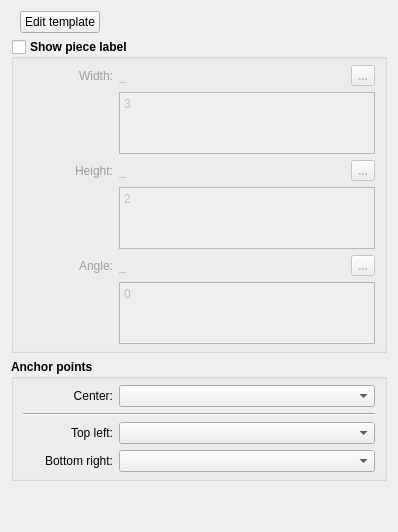
           <widget class="QWidget" name="pieceLabel_Tab">
            <attribute name="icon">
             <iconset resource="../../../../vmisc/share/resources/icon.qrc">
              <normaloff>:/icon/32x32/piece_label.png</normaloff>:/icon/32x32/piece_label.png</iconset>
            </attribute>
            <attribute name="title">
             <string>Piece label</string>
            </attribute>
            <layout class="QVBoxLayout" name="verticalLayout_10">
             <item>
              <layout class="QHBoxLayout" name="horizontalLayout_30">
               <property name="leftMargin">
                <number>9</number>
               </property>
               <item>
                <widget class="QPushButton" name="editPieceLabel_PushButton">
                 <property name="font">
                  <font>
                   <pointsize>9</pointsize>
                  </font>
                 </property>
                 <property name="toolTip">
                  <string>Edit pattern label</string>
                 </property>
                 <property name="text">
                  <string>Edit template</string>
                 </property>
                </widget>
               </item>
               <item>
                <spacer name="horizontalSpacer_5">
                 <property name="orientation">
                  <enum>Qt::Horizontal</enum>
                 </property>
                 <property name="sizeHint" stdset="0">
                  <size>
                   <width>40</width>
                   <height>20</height>
                  </size>
                 </property>
                </spacer>
               </item>
              </layout>
             </item>
             <item>
              <widget class="QGroupBox" name="pieceLabel_GroupBox">
               <property name="enabled">
                <bool>true</bool>
               </property>
               <property name="font">
                <font>
                 <pointsize>9</pointsize>
                 <bold>true</bold>
                </font>
               </property>
               <property name="title">
                <string>Show piece label</string>
               </property>
               <property name="flat">
                <bool>false</bool>
               </property>
               <property name="checkable">
                <bool>true</bool>
               </property>
               <property name="checked">
                <bool>false</bool>
               </property>
               <layout class="QVBoxLayout" name="verticalLayout">
                <property name="topMargin">
                 <number>6</number>
                </property>
                <property name="bottomMargin">
                 <number>6</number>
                </property>
                <item>
                 <layout class="QHBoxLayout" name="horizontalLayout_18">
                  <item alignment="Qt::AlignLeft">
                   <widget class="QLabel" name="labelEditDLWidth">
                    <property name="sizePolicy">
                     <sizepolicy hsizetype="Fixed" vsizetype="Preferred">
                      <horstretch>0</horstretch>
                      <verstretch>0</verstretch>
                     </sizepolicy>
                    </property>
                    <property name="minimumSize">
                     <size>
                      <width>90</width>
                      <height>0</height>
                     </size>
                    </property>
                    <property name="palette">
                     <palette>
                      <active>
                       <colorrole role="WindowText">
                        <brush brushstyle="SolidPattern">
                         <color alpha="255">
                          <red>255</red>
                          <green>0</green>
                          <blue>0</blue>
                         </color>
                        </brush>
                       </colorrole>
                      </active>
                      <inactive>
                       <colorrole role="WindowText">
                        <brush brushstyle="SolidPattern">
                         <color alpha="255">
                          <red>255</red>
                          <green>0</green>
                          <blue>0</blue>
                         </color>
                        </brush>
                       </colorrole>
                      </inactive>
                      <disabled>
                       <colorrole role="WindowText">
                        <brush brushstyle="SolidPattern">
                         <color alpha="255">
                          <red>159</red>
                          <green>158</green>
                          <blue>158</blue>
                         </color>
                        </brush>
                       </colorrole>
                      </disabled>
                     </palette>
                    </property>
                    <property name="font">
                     <font>
                      <pointsize>9</pointsize>
                      <bold>false</bold>
                     </font>
                    </property>
                    <property name="text">
                     <string>Width:</string>
                    </property>
                    <property name="alignment">
                     <set>Qt::AlignRight|Qt::AlignTrailing|Qt::AlignVCenter</set>
                    </property>
                   </widget>
                  </item>
                  <item>
                   <widget class="QLabel" name="labelDLWidth">
                    <property name="sizePolicy">
                     <sizepolicy hsizetype="Fixed" vsizetype="Preferred">
                      <horstretch>0</horstretch>
                      <verstretch>0</verstretch>
                     </sizepolicy>
                    </property>
                    <property name="minimumSize">
                     <size>
                      <width>40</width>
                      <height>0</height>
                     </size>
                    </property>
                    <property name="baseSize">
                     <size>
                      <width>0</width>
                      <height>0</height>
                     </size>
                    </property>
                    <property name="font">
                     <font>
                      <pointsize>9</pointsize>
                      <bold>false</bold>
                     </font>
                    </property>
                    <property name="toolTip">
                     <string>Value</string>
                    </property>
                    <property name="text">
                     <string notr="true">_</string>
                    </property>
                   </widget>
                  </item>
                  <item>
                   <spacer name="horizontalSpacer_9">
                    <property name="orientation">
                     <enum>Qt::Horizontal</enum>
                    </property>
                    <property name="sizeHint" stdset="0">
                     <size>
                      <width>40</width>
                      <height>20</height>
                     </size>
                    </property>
                   </spacer>
                  </item>
                  <item alignment="Qt::AlignRight">
                   <widget class="QToolButton" name="pieceLabelWidth_PushButton">
                    <property name="maximumSize">
                     <size>
                      <width>24</width>
                      <height>24</height>
                     </size>
                    </property>
                    <property name="toolTip">
                     <string>Formula wizard</string>
                    </property>
                    <property name="styleSheet">
                     <string notr="true"/>
                    </property>
                    <property name="text">
                     <string notr="true">...</string>
                    </property>
                    <property name="icon">
                     <iconset resource="../../../../vmisc/share/resources/icon.qrc">
                      <normaloff>:/icon/24x24/fx.png</normaloff>:/icon/24x24/fx.png</iconset>
                    </property>
                    <property name="iconSize">
                     <size>
                      <width>24</width>
                      <height>24</height>
                     </size>
                    </property>
                   </widget>
                  </item>
                 </layout>
                </item>
                <item>
                 <layout class="QFormLayout" name="formLayout_10">
                  <item row="0" column="0">
                   <spacer name="horizontalSpacer_24">
                    <property name="orientation">
                     <enum>Qt::Horizontal</enum>
                    </property>
                    <property name="sizeHint" stdset="0">
                     <size>
                      <width>90</width>
                      <height>20</height>
                     </size>
                    </property>
                   </spacer>
                  </item>
                  <item row="0" column="1">
                   <widget class="QPlainTextEdit" name="pieceLabelWidthFormula_LineEdit">
                    <property name="sizePolicy">
                     <sizepolicy hsizetype="Expanding" vsizetype="Preferred">
                      <horstretch>0</horstretch>
                      <verstretch>0</verstretch>
                     </sizepolicy>
                    </property>
                    <property name="maximumSize">
                     <size>
                      <width>16777215</width>
                      <height>62</height>
                     </size>
                    </property>
                    <property name="font">
                     <font>
                      <pointsize>9</pointsize>
                      <bold>false</bold>
                     </font>
                    </property>
                    <property name="toolTip">
                     <string>Calculation</string>
                    </property>
                    <property name="tabChangesFocus">
                     <bool>true</bool>
                    </property>
                    <property name="plainText">
                     <string notr="true">3</string>
                    </property>
                   </widget>
                  </item>
                 </layout>
                </item>
                <item>
                 <layout class="QHBoxLayout" name="horizontalLayout_20">
                  <item alignment="Qt::AlignLeft">
                   <widget class="QLabel" name="labelEditDLHeight">
                    <property name="sizePolicy">
                     <sizepolicy hsizetype="Fixed" vsizetype="Preferred">
                      <horstretch>0</horstretch>
                      <verstretch>0</verstretch>
                     </sizepolicy>
                    </property>
                    <property name="minimumSize">
                     <size>
                      <width>90</width>
                      <height>0</height>
                     </size>
                    </property>
                    <property name="palette">
                     <palette>
                      <active>
                       <colorrole role="WindowText">
                        <brush brushstyle="SolidPattern">
                         <color alpha="255">
                          <red>255</red>
                          <green>0</green>
                          <blue>0</blue>
                         </color>
                        </brush>
                       </colorrole>
                      </active>
                      <inactive>
                       <colorrole role="WindowText">
                        <brush brushstyle="SolidPattern">
                         <color alpha="255">
                          <red>255</red>
                          <green>0</green>
                          <blue>0</blue>
                         </color>
                        </brush>
                       </colorrole>
                      </inactive>
                      <disabled>
                       <colorrole role="WindowText">
                        <brush brushstyle="SolidPattern">
                         <color alpha="255">
                          <red>159</red>
                          <green>158</green>
                          <blue>158</blue>
                         </color>
                        </brush>
                       </colorrole>
                      </disabled>
                     </palette>
                    </property>
                    <property name="font">
                     <font>
                      <pointsize>9</pointsize>
                      <bold>false</bold>
                     </font>
                    </property>
                    <property name="text">
                     <string>Height:</string>
                    </property>
                    <property name="alignment">
                     <set>Qt::AlignRight|Qt::AlignTrailing|Qt::AlignVCenter</set>
                    </property>
                   </widget>
                  </item>
                  <item>
                   <widget class="QLabel" name="labelDLHeight">
                    <property name="sizePolicy">
                     <sizepolicy hsizetype="Fixed" vsizetype="Preferred">
                      <horstretch>0</horstretch>
                      <verstretch>0</verstretch>
                     </sizepolicy>
                    </property>
                    <property name="minimumSize">
                     <size>
                      <width>40</width>
                      <height>0</height>
                     </size>
                    </property>
                    <property name="baseSize">
                     <size>
                      <width>0</width>
                      <height>0</height>
                     </size>
                    </property>
                    <property name="font">
                     <font>
                      <pointsize>9</pointsize>
                      <bold>false</bold>
                     </font>
                    </property>
                    <property name="toolTip">
                     <string>Value</string>
                    </property>
                    <property name="text">
                     <string notr="true">_</string>
                    </property>
                   </widget>
                  </item>
                  <item>
                   <spacer name="horizontalSpacer_10">
                    <property name="orientation">
                     <enum>Qt::Horizontal</enum>
                    </property>
                    <property name="sizeHint" stdset="0">
                     <size>
                      <width>40</width>
                      <height>20</height>
                     </size>
                    </property>
                   </spacer>
                  </item>
                  <item alignment="Qt::AlignRight">
                   <widget class="QToolButton" name="pieceLabelHeght_PushButton">
                    <property name="maximumSize">
                     <size>
                      <width>24</width>
                      <height>24</height>
                     </size>
                    </property>
                    <property name="toolTip">
                     <string>Formula wizard</string>
                    </property>
                    <property name="text">
                     <string notr="true">...</string>
                    </property>
                    <property name="icon">
                     <iconset resource="../../../../vmisc/share/resources/icon.qrc">
                      <normaloff>:/icon/24x24/fx.png</normaloff>:/icon/24x24/fx.png</iconset>
                    </property>
                    <property name="iconSize">
                     <size>
                      <width>24</width>
                      <height>24</height>
                     </size>
                    </property>
                   </widget>
                  </item>
                 </layout>
                </item>
                <item>
                 <layout class="QFormLayout" name="formLayout_11">
                  <item row="0" column="0">
                   <spacer name="horizontalSpacer_25">
                    <property name="orientation">
                     <enum>Qt::Horizontal</enum>
                    </property>
                    <property name="sizeHint" stdset="0">
                     <size>
                      <width>90</width>
                      <height>20</height>
                     </size>
                    </property>
                   </spacer>
                  </item>
                  <item row="0" column="1">
                   <widget class="QPlainTextEdit" name="pieceLabelHeightFormula_LineEdit">
                    <property name="sizePolicy">
                     <sizepolicy hsizetype="Expanding" vsizetype="Preferred">
                      <horstretch>0</horstretch>
                      <verstretch>0</verstretch>
                     </sizepolicy>
                    </property>
                    <property name="maximumSize">
                     <size>
                      <width>16777215</width>
                      <height>62</height>
                     </size>
                    </property>
                    <property name="font">
                     <font>
                      <pointsize>9</pointsize>
                      <bold>false</bold>
                     </font>
                    </property>
                    <property name="toolTip">
                     <string>Calculation</string>
                    </property>
                    <property name="tabChangesFocus">
                     <bool>true</bool>
                    </property>
                    <property name="plainText">
                     <string notr="true">2</string>
                    </property>
                   </widget>
                  </item>
                 </layout>
                </item>
                <item>
                 <layout class="QHBoxLayout" name="horizontalLayout_22">
                  <item alignment="Qt::AlignLeft">
                   <widget class="QLabel" name="labelEditDLAngle">
                    <property name="sizePolicy">
                     <sizepolicy hsizetype="Fixed" vsizetype="Preferred">
                      <horstretch>0</horstretch>
                      <verstretch>0</verstretch>
                     </sizepolicy>
                    </property>
                    <property name="minimumSize">
                     <size>
                      <width>90</width>
                      <height>0</height>
                     </size>
                    </property>
                    <property name="palette">
                     <palette>
                      <active>
                       <colorrole role="WindowText">
                        <brush brushstyle="SolidPattern">
                         <color alpha="255">
                          <red>255</red>
                          <green>0</green>
                          <blue>0</blue>
                         </color>
                        </brush>
                       </colorrole>
                      </active>
                      <inactive>
                       <colorrole role="WindowText">
                        <brush brushstyle="SolidPattern">
                         <color alpha="255">
                          <red>255</red>
                          <green>0</green>
                          <blue>0</blue>
                         </color>
                        </brush>
                       </colorrole>
                      </inactive>
                      <disabled>
                       <colorrole role="WindowText">
                        <brush brushstyle="SolidPattern">
                         <color alpha="255">
                          <red>159</red>
                          <green>158</green>
                          <blue>158</blue>
                         </color>
                        </brush>
                       </colorrole>
                      </disabled>
                     </palette>
                    </property>
                    <property name="font">
                     <font>
                      <pointsize>9</pointsize>
                      <bold>false</bold>
                     </font>
                    </property>
                    <property name="text">
                     <string>Angle:</string>
                    </property>
                    <property name="alignment">
                     <set>Qt::AlignRight|Qt::AlignTrailing|Qt::AlignVCenter</set>
                    </property>
                   </widget>
                  </item>
                  <item>
                   <widget class="QLabel" name="labelDLAngle">
                    <property name="sizePolicy">
                     <sizepolicy hsizetype="Fixed" vsizetype="Preferred">
                      <horstretch>0</horstretch>
                      <verstretch>0</verstretch>
                     </sizepolicy>
                    </property>
                    <property name="minimumSize">
                     <size>
                      <width>40</width>
                      <height>0</height>
                     </size>
                    </property>
                    <property name="baseSize">
                     <size>
                      <width>0</width>
                      <height>0</height>
                     </size>
                    </property>
                    <property name="font">
                     <font>
                      <pointsize>9</pointsize>
                      <bold>false</bold>
                     </font>
                    </property>
                    <property name="toolTip">
                     <string>Value</string>
                    </property>
                    <property name="text">
                     <string notr="true">_</string>
                    </property>
                   </widget>
                  </item>
                  <item>
                   <spacer name="horizontalSpacer_11">
                    <property name="orientation">
                     <enum>Qt::Horizontal</enum>
                    </property>
                    <property name="sizeHint" stdset="0">
                     <size>
                      <width>40</width>
                      <height>20</height>
                     </size>
                    </property>
                   </spacer>
                  </item>
                  <item>
                   <widget class="QToolButton" name="pieceLabelAngle_PushButton">
                    <property name="maximumSize">
                     <size>
                      <width>24</width>
                      <height>24</height>
                     </size>
                    </property>
                    <property name="toolTip">
                     <string>Formula wizard</string>
                    </property>
                    <property name="text">
                     <string notr="true">...</string>
                    </property>
                    <property name="icon">
                     <iconset resource="../../../../vmisc/share/resources/icon.qrc">
                      <normaloff>:/icon/24x24/fx.png</normaloff>:/icon/24x24/fx.png</iconset>
                    </property>
                    <property name="iconSize">
                     <size>
                      <width>24</width>
                      <height>24</height>
                     </size>
                    </property>
                   </widget>
                  </item>
                 </layout>
                </item>
                <item>
                 <layout class="QFormLayout" name="formLayout_12">
                  <item row="0" column="0">
                   <spacer name="horizontalSpacer_26">
                    <property name="orientation">
                     <enum>Qt::Horizontal</enum>
                    </property>
                    <property name="sizeHint" stdset="0">
                     <size>
                      <width>90</width>
                      <height>20</height>
                     </size>
                    </property>
                   </spacer>
                  </item>
                  <item row="0" column="1">
                   <widget class="QPlainTextEdit" name="pieceLabelAngleFormula_LineEdit">
                    <property name="sizePolicy">
                     <sizepolicy hsizetype="Expanding" vsizetype="Preferred">
                      <horstretch>0</horstretch>
                      <verstretch>0</verstretch>
                     </sizepolicy>
                    </property>
                    <property name="maximumSize">
                     <size>
                      <width>16777215</width>
                      <height>62</height>
                     </size>
                    </property>
                    <property name="font">
                     <font>
                      <pointsize>9</pointsize>
                      <bold>false</bold>
                     </font>
                    </property>
                    <property name="toolTip">
                     <string>Calculation</string>
                    </property>
                    <property name="tabChangesFocus">
                     <bool>true</bool>
                    </property>
                    <property name="plainText">
                     <string notr="true">0</string>
                    </property>
                   </widget>
                  </item>
                 </layout>
                </item>
               </layout>
              </widget>
             </item>
             <item>
              <widget class="QGroupBox" name="groupBox_2">
               <property name="minimumSize">
                <size>
                 <width>0</width>
                 <height>0</height>
                </size>
               </property>
               <property name="font">
                <font>
                 <pointsize>9</pointsize>
                 <bold>true</bold>
                </font>
               </property>
               <property name="title">
                <string>Anchor points</string>
               </property>
               <layout class="QVBoxLayout" name="verticalLayout_16">
                <property name="topMargin">
                 <number>6</number>
                </property>
                <property name="bottomMargin">
                 <number>6</number>
                </property>
                <item>
                 <layout class="QGridLayout" name="gridLayout_4" columnminimumwidth="90,100">
                  <item row="0" column="0">
                   <widget class="QLabel" name="labelDLCenter">
                    <property name="minimumSize">
                     <size>
                      <width>90</width>
                      <height>0</height>
                     </size>
                    </property>
                    <property name="font">
                     <font>
                      <pointsize>9</pointsize>
                      <bold>false</bold>
                     </font>
                    </property>
                    <property name="text">
                     <string>Center:</string>
                    </property>
                    <property name="alignment">
                     <set>Qt::AlignRight|Qt::AlignTrailing|Qt::AlignVCenter</set>
                    </property>
                   </widget>
                  </item>
                  <item row="0" column="1">
                   <widget class="QComboBox" name="pieceLabelCenterAnchor_ComboBox">
                    <property name="sizePolicy">
                     <sizepolicy hsizetype="Expanding" vsizetype="Fixed">
                      <horstretch>0</horstretch>
                      <verstretch>0</verstretch>
                     </sizepolicy>
                    </property>
                    <property name="minimumSize">
                     <size>
                      <width>100</width>
                      <height>0</height>
                     </size>
                    </property>
                    <property name="font">
                     <font>
                      <pointsize>9</pointsize>
                      <bold>false</bold>
                     </font>
                    </property>
                   </widget>
                  </item>
                  <item row="2" column="1">
                   <widget class="QComboBox" name="pieceLabelTopLeftAnchor_ComboBox">
                    <property name="sizePolicy">
                     <sizepolicy hsizetype="Expanding" vsizetype="Fixed">
                      <horstretch>0</horstretch>
                      <verstretch>0</verstretch>
                     </sizepolicy>
                    </property>
                    <property name="minimumSize">
                     <size>
                      <width>100</width>
                      <height>0</height>
                     </size>
                    </property>
                    <property name="font">
                     <font>
                      <pointsize>9</pointsize>
                      <bold>false</bold>
                     </font>
                    </property>
                   </widget>
                  </item>
                  <item row="2" column="0">
                   <widget class="QLabel" name="labelDLTopLeftAnchor">
                    <property name="minimumSize">
                     <size>
                      <width>90</width>
                      <height>0</height>
                     </size>
                    </property>
                    <property name="font">
                     <font>
                      <pointsize>9</pointsize>
                      <bold>false</bold>
                     </font>
                    </property>
                    <property name="text">
                     <string>Top left:</string>
                    </property>
                    <property name="alignment">
                     <set>Qt::AlignRight|Qt::AlignTrailing|Qt::AlignVCenter</set>
                    </property>
                   </widget>
                  </item>
                  <item row="3" column="1">
                   <widget class="QComboBox" name="pieceLabelBottomRightAnchor_ComboBox">
                    <property name="sizePolicy">
                     <sizepolicy hsizetype="Expanding" vsizetype="Fixed">
                      <horstretch>0</horstretch>
                      <verstretch>0</verstretch>
                     </sizepolicy>
                    </property>
                    <property name="minimumSize">
                     <size>
                      <width>100</width>
                      <height>0</height>
                     </size>
                    </property>
                    <property name="font">
                     <font>
                      <pointsize>9</pointsize>
                      <bold>false</bold>
                     </font>
                    </property>
                   </widget>
                  </item>
                  <item row="3" column="0">
                   <widget class="QLabel" name="labelDLBottomRightAnchor">
                    <property name="minimumSize">
                     <size>
                      <width>90</width>
                      <height>0</height>
                     </size>
                    </property>
                    <property name="font">
                     <font>
                      <pointsize>9</pointsize>
                      <bold>false</bold>
                     </font>
                    </property>
                    <property name="text">
                     <string>Bottom right:</string>
                    </property>
                    <property name="alignment">
                     <set>Qt::AlignRight|Qt::AlignTrailing|Qt::AlignVCenter</set>
                    </property>
                   </widget>
                  </item>
                  <item row="1" column="0" colspan="2">
                   <widget class="Line" name="line">
                    <property name="orientation">
                     <enum>Qt::Horizontal</enum>
                    </property>
                   </widget>
                  </item>
                 </layout>
                </item>
               </layout>
              </widget>
             </item>
             <item>
              <spacer name="verticalSpacer_11">
               <property name="orientation">
                <enum>Qt::Vertical</enum>
               </property>
               <property name="sizeHint" stdset="0">
                <size>
                 <width>20</width>
                 <height>40</height>
                </size>
               </property>
              </spacer>
             </item>
            </layout>
           </widget>
